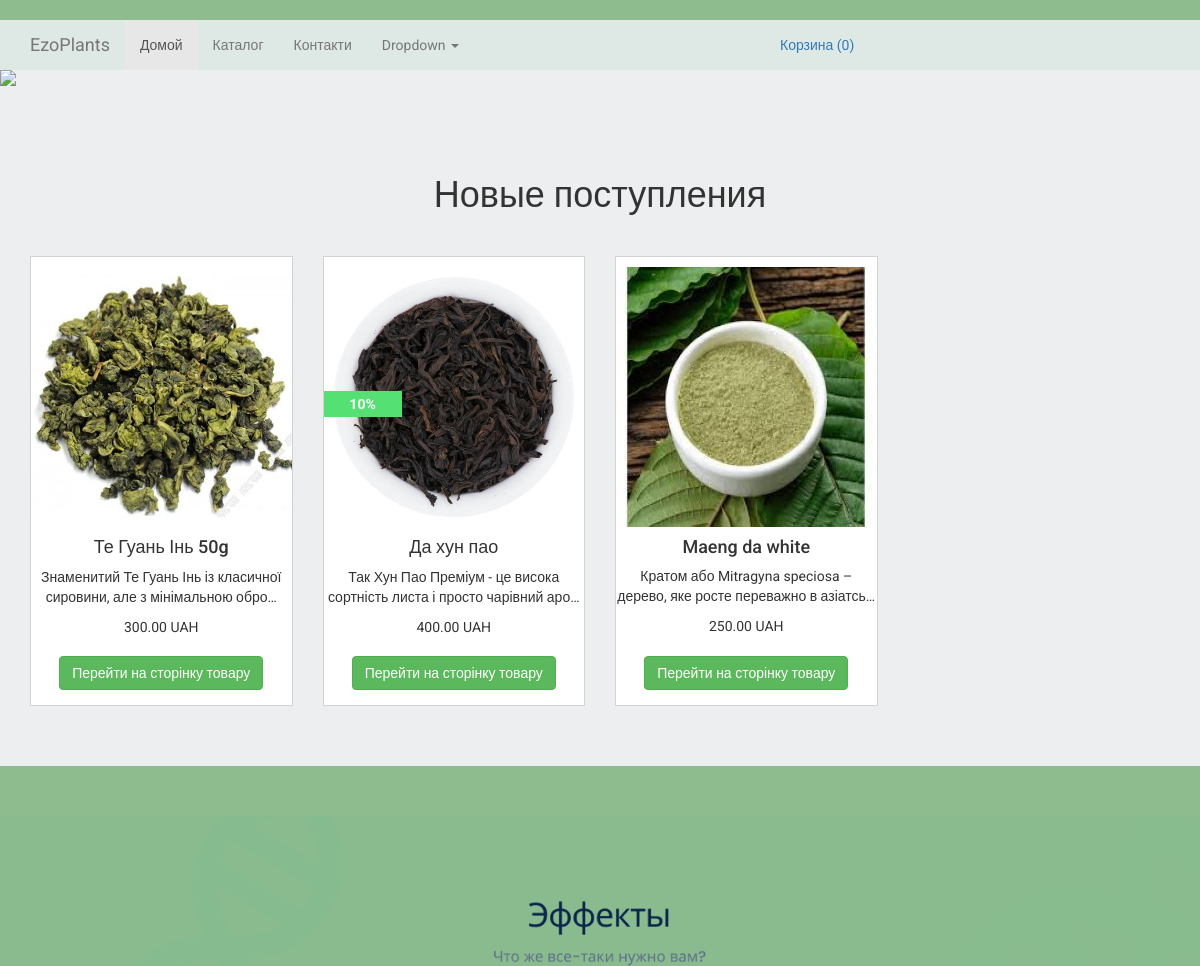
The app's page / (upper part), older data.
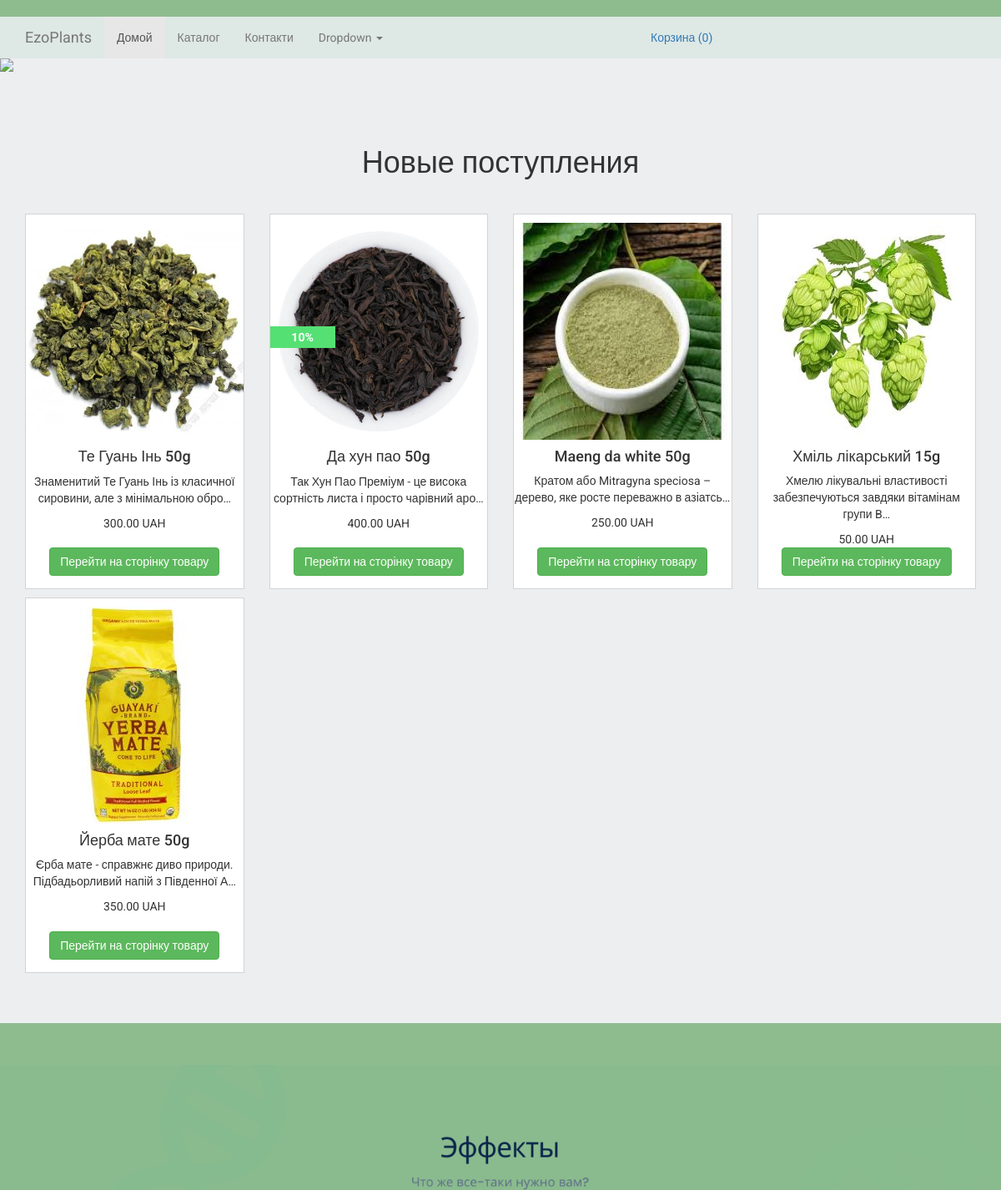
The same page, newer data.
### products/models.py (models this page shows, shortened)
class ProductImage(models.Model):
    product = models.ForeignKey(Product, blank=True, null=True, default=None, on_delete=models.CASCADE)
    image = models.ImageField(upload_to='static/media/products_images/')
    is_main = models.BooleanField(default=False)
    is_active = models.BooleanField(default=True)
    created = models.DateTimeField(auto_now_add=True, auto_now=False)
    updated = models.DateTimeField(auto_now_add=False, auto_now=True)
    class Meta:
        verbose_name = 'Фотографія'
        verbose_name_plural = 'Фотографії'

class Product(models.Model):
    name = models.CharField(max_length=64, blank=True, null=True, default=None)
    price = models.DecimalField(max_digits=10, decimal_places=2, default=0)
    discount = models.IntegerField(default=0)
    category = models.ForeignKey(ProductCategory, blank=True, null=True, default=None, on_delete=models.CASCADE)
    short_description = models.TextField(blank=True, null=True, default=None)
    description = models.TextField(blank=True, null=True, default=None)
    is_active = models.BooleanField(default=True)
    created = models.DateTimeField(auto_now_add=True, auto_now=False)
    updated = models.DateTimeField(auto_now_add=False, auto_now=True)
    class Meta:
        verbose_name = 'Продукт'
        verbose_name_plural = 'Продукти'

### landing/views.py (the view)
# urls.py: 2. Add a URL to urlpatterns:  path('', views.home, name='home')
def home(request):
    products_images = ProductImage.objects.filter(is_active=True, is_main=True, product__is_active=True)
    return render(request, 'landing/home.html', locals())

### management_area/context_processors.py (called while the page is built)
def getting_privacy_policy(request):
    privacy_policy = PrivacyPolicy.objects.filter(is_active=True).last()
    return locals()

### orders/context_processors.py (called while the page is built)
def getting_basket_info(request):
    session_key = request.session.session_key
    if not session_key:
        request.session["session_key"] = 123
        request.session.cycle_key()
    products_in_basket = ProductInBasket.objects.filter(session_key=session_key, is_active=True, order__isnull=True)
    products_total_nmb = products_in_basket.count()
    return locals()

### templates/landing/home.html
{% extends 'base.html' %}
{% load static %}
{% block content %}
    <div class="section-top">
        <img src="{% static 'media/banner.png' %}" class="img-responsive">
    </div>
    <div class="section section1">
        <div class="container">
            <div class="row">
                <div class="col-lg-12">
                    <h1 class="text-center">
                        Новые поступления
                    </h1>
                </div>
                {% for product_image in products_images %}
                    {% include 'landing/product_item.html' %}
                {% endfor %}
            </div>
        </div>
    </div>
    <div class="section section-delivery">
        <div>
            <img src="{% static 'media/effects.png' %}" class="img-responsive">
        </div>
    </div>
{% endblock %}

### templates/landing/product_item.html
<div class="col-lg-3">
    <div class="product-item">
        <div>
            <a href="{% url 'product' product_image.product.id %}">
                <img src="{{ product_image.image.url }}" class="img-responsive">
            </a>
        </div>
        {% if product_image.product.discount %}
            <div class="discount-container">
                <span>{{ product_image.product.discount }}%</span>
            </div>
        {% endif %}
        <h4>{{ product_image.product.name }}</h4>
        <p>
            {{ product_image.product.description|truncatechars_html:70 }}
        </p>
        <div>
            {{ product_image.product.price }} UAH
        </div>
        <div class="add-to-card-btn">
            <a href="{% url 'product' product_image.product.id %}">
                <button class="btn btn-success">
                    Перейти на сторінку товару
                </button>
            </a>
        </div>
    </div>
</div>

Row changes from the older to the newer data that the page shows:
changed through a linked row, ProductImage "Так Хун Пао Преміум - це висока сортність листа і просто чарівний аро…": product.name "Да хун пао" → "Да хун пао 50g"
changed through a linked row, ProductImage "Кратом або Mitragyna speciosa – дерево, яке росте переважно в азіатсь…": product.name "Maeng da white" → "Maeng da white 50g"
added ProductImage: image (picture), product.name "Хміль лікарський 15g", product.description "Хмелю лікувальні властивості забезпечуються завдяки вітамінам групи B…", product.price "50.00"
added ProductImage: image (picture), product.name "Йерба мате 50g", product.description "Єрба мате - справжнє диво природи. Підбадьорливий напій з Південної А…", product.price "350.00"
